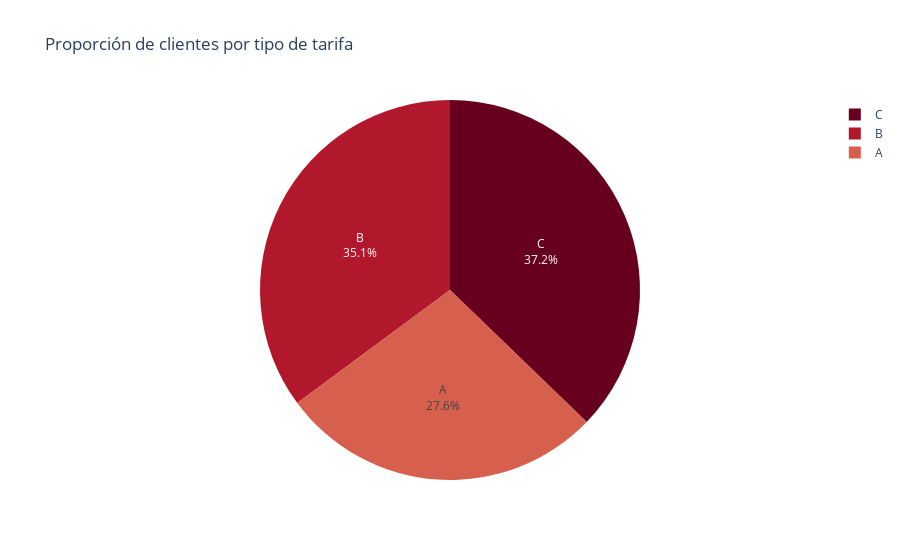

The cell this chart's notebook holds for it:
### Code cell
#Proporción de clientes por tipo de tarifa 
rate_counts= df_merged.groupby('tariff_plan').agg({'user_id':'count'})
rate_counts.sort_values(by='user_id', ascending=False)

#Creación del gráfico
labels = rate_counts.index.to_list()
values = rate_counts['user_id'].values

df = px.data.tips()
fig = px.pie(df, values=values, names=labels, color_discrete_sequence=px.colors.sequential.RdBu, 
             title='Proporción de clientes por tipo de tarifa')
fig.update_traces(textposition='inside', textinfo='percent+label')
fig.show()

### Figure 1 — Plotly figure (JSON) as saved in the notebook; plotly's stock layout.template omitted (floating-point values rounded to 4 significant figures)
{"data": [{"domain": {"x": [0, 1], "y": [0, 1]}, "hovertemplate": "label=%{label}<br>value=%{value}<extra></extra>", "labels": ["A", "B", "C"], "legendgroup": "", "name": "", "showlegend": true, "textinfo": "percent+label", "textposition": "inside", "type": "pie", "values": [14897, 18944, 20061]}], "layout": {"legend": {"tracegroupgap": 0}, "piecolorway": ["rgb(103,0,31)", "rgb(178,24,43)", "rgb(214,96,77)", "rgb(244,165,130)", "rgb(253,219,199)", "rgb(247,247,247)", "rgb(209,229,240)", "rgb(146,197,222)", "rgb(67,147,195)", "rgb(33,102,172)", "rgb(5,48,97)"], "title": {"text": "Proporción de clientes por tipo de tarifa"}}}
